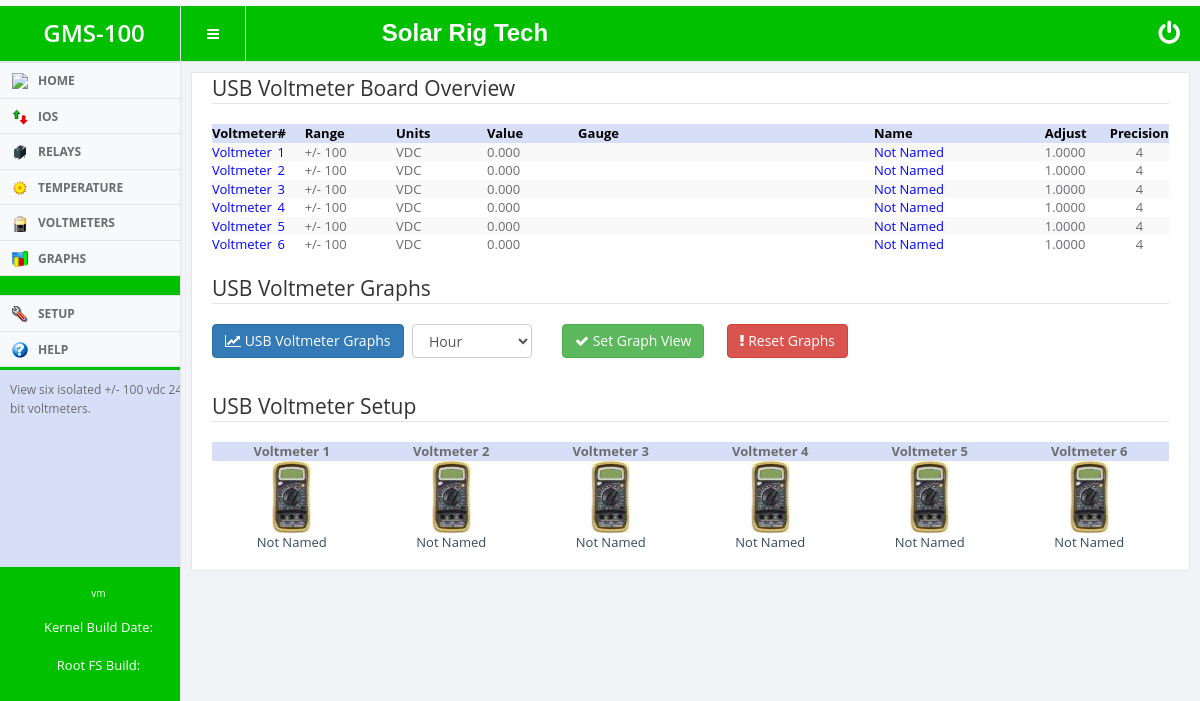
/webif/device_vdb.php, run on the app's committed database.
### tables this page shows
CREATE TABLE iso_voltmeters (id INTEGER PRIMARY KEY, name, notes, hi_t, lo_t, h_en, l_en, HI_alert_cmds, HI_N_alert_cmds, HI_script_cmds, HI_N_script_cmds, LO_alert_cmds, LO_N_alert_cmds, LO_script_cmds, LO_N_script_cmds, hi_flap, lo_flap, vmadj, per, mode, shunta, shuntmv, RunHiFile, RunHiNFile, RunLowFile, RunLowNFile, hi_t_min, lo_t_max, polling,watt_mode_enabled,watt_base_vm);

CREATE TABLE iso_global_graph_opts (timespan_view,graph_width,graph_height);

### webif/device_vdb.php (the view, shortened to what the rows shown need)
<?php
	include "lib.php";
	$dbh = new PDO('sqlite:/etc/rms100.db');
	$result  = $dbh->query("SELECT * FROM display_options;");
	foreach($result as $row)
	{
		$screen_animations = $row['screen_animations'];
	}
	$result  = $dbh->query("SELECT * FROM iso_voltmeters WHERE id='1';");
	foreach($result as $row)
		{
			$v1_name = $row['name'];
			$v1_notes = $row['notes'];
			$v1_vmadj = $row['vmadj'];
			$v1_per = $row['per'];
		}
	$result  = $dbh->query("SELECT * FROM iso_voltmeters WHERE id='2';");
	foreach($result as $row)
		{
			$v2_name = $row['name'];
			$v2_notes = $row['notes'];
			$v2_vmadj = $row['vmadj'];
			$v2_per = $row['per'];
		}
	$result  = $dbh->query("SELECT * FROM iso_voltmeters WHERE id='3';");
	foreach($result as $row)
		{
			$v3_name = $row['name'];
			$v3_notes = $row['notes'];
			$v3_vmadj = $row['vmadj'];
			$v3_per = $row['per'];
		}
	$result  = $dbh->query("SELECT * FROM iso_voltmeters WHERE id='4';");
	foreach($result as $row)
		{
			$v4_name = $row['name'];
			$v4_notes = $row['notes'];
			$v4_vmadj = $row['vmadj'];
			$v4_per = $row['per'];
		}
	$result  = $dbh->query("SELECT * FROM iso_voltmeters WHERE id='5';");
	foreach($result as $row)
		{
			$v5_name = $row['name'];
			$v5_notes = $row['notes'];
			$v5_vmadj = $row['vmadj'];
			$v5_per = $row['per'];
		}
	$result  = $dbh->query("SELECT * FROM iso_voltmeters WHERE id='6';");
	foreach($result as $row)
		{
			$v6_name = $row['name'];
			$v6_notes = $row['notes'];
			$v6_vmadj = $row['vmadj'];
			$v6_per = $row['per'];
		}
	$result  = $dbh->query("SELECT * FROM iso_global_graph_opts;");
	foreach($result as $row)
		{
			$timespan_view = $row['timespan_view'];
		}
?>
<!DOCTYPE html>
<html>
<head>
    <link rel="stylesheet" href="css/jquery-ui.min.css" />
    <link rel="stylesheet" href="css/fontawesome/css/font-awesome.css" />
    <link rel="stylesheet" href="css/animate.css" />
    <link rel="stylesheet" href="css/bootstrap.css" />
    <link rel="stylesheet" href="css/awesome-bootstrap-checkbox.css" />
    <link rel="stylesheet" href="css/sweetalert.css" />
    <link rel="stylesheet" href="css/ethertek.css">
</head>
<body class="fixed-navbar fixed-sidebar">
<div id="wrapper">
	<?php
		if($screen_animations == "CHECKED")
		{
			echo '<div class="content animate-panel" data-effect="fadeInRightBig">';
		}
		else
		{
			echo '<div class="content">';
		}
	?>
		<form name='USB Voltmeters' action='device_vdb.php' method='post' class="form-horizontal">
    	<fieldset>
    		<div class="row top-buffer">
    			<div class="col-sm-12">
    		  	<div class="hpanel">
    		      <div class="panel-body">
    		      	<div class="table-responsive">
    		        	<table width="100%" class="table-striped">
    		          	<thead>
    		            	<tr>
    		              	<th style="width:5%; background-color:#D6DFF7;"><span style="color:black">Voltmeter</span></th>
    		              	<th style="width:3%; background-color:#D6DFF7;"><span style="color:black">#</span></th>
    		              	<th style="width:10%; background-color:#D6DFF7;"><span style="color:black">Range</span></th>
    		              	<th style="width:10%; background-color:#D6DFF7;"><span style="color:black">Units</span></th>
    		              	<th style="width:10%; background-color:#D6DFF7;"><span style="color:black">Value</span></th>
    		              	<th style="width:32%; background-color:#D6DFF7;"><span style="color:black">Gauge</span></th>
    		              	<th style="width:20%; background-color:#D6DFF7;padding-left: 10px;"><span style="color:black">Name</span></th>
    		              	<th style="width:7%; background-color:#D6DFF7;"><span style="color:black">Adjust</span></th>
    		              	<th style="width:3%; background-color:#D6DFF7;"><span style="color:black">Precision</span></th>
    		            </thead>
    		            <tbody>
    		              <tr>
    		                <td	style="padding-left: 10px;"><a href="setup_voltmeter_board.php?vmsetup=1" onMouseOver="Tip('<?php echo $v1_notes; ?>',TITLE,'Voltmeter 1 - <?php echo $v1_name; ?>',TITLEBGCOLOR,'#000000',BGCOLOR,'#ffff33');" onMouseOut="UnTip();"><span style="color:blue;"><?php echo $v1_name; ?></span></a></td>
    		                <td><span><?php echo $v1_vmadj; ?></span></td>
    		                <td style="text-align:center;"><span><?php echo $v1_per; ?></span></td>
    		              </tr>
    		              <tr>
    		                <td	style="padding-left: 10px;"><a href="setup_voltmeter_board.php?vmsetup=2" onMouseOver="Tip('<?php echo $v2_notes; ?>',TITLE,'Voltmeter 2 - <?php echo $v2_name; ?>',TITLEBGCOLOR,'#000000',BGCOLOR,'#ffff33');" onMouseOut="UnTip();"><span style="color:blue;"><?php echo $v2_name; ?></span></a></td>
    		                <td><span><?php echo $v2_vmadj; ?></span></td>
    		                <td style="text-align:center;"><span><?php echo $v2_per; ?></span></td>
    		              </tr>
    		              <tr>
    		                <td	style="padding-left: 10px;"><a href="setup_voltmeter_board.php?vmsetup=3" onMouseOver="Tip('<?php echo $v3_notes; ?>',TITLE,'Voltmeter 3 - <?php echo $v3_name; ?>',TITLEBGCOLOR,'#000000',BGCOLOR,'#ffff33');" onMouseOut="UnTip();"><span style="color:blue;"><?php echo $v3_name; ?></span></a></td>
    		                <td><span><?php echo $v3_vmadj; ?></span></td>
    		                <td style="text-align:center;"><span><?php echo $v3_per; ?></span></td>
    		              </tr>
    		              <tr>
    		                <td	style="padding-left: 10px;"><a href="setup_voltmeter_board.php?vmsetup=4" onMouseOver="Tip('<?php echo $v4_notes; ?>',TITLE,'Voltmeter 4 - <?php echo $v4_name; ?>',TITLEBGCOLOR,'#000000',BGCOLOR,'#ffff33');" onMouseOut="UnTip();"><span style="color:blue;"><?php echo $v4_name; ?></span></a></td>
    		                <td><span><?php echo $v4_vmadj; ?></span></td>
    		                <td style="text-align:center;"><span><?php echo $v4_per; ?></span></td>
    		              </tr>
    		              <tr>
    		                <td	style="padding-left: 10px;"><a href="setup_voltmeter_board.php?vmsetup=5" onMouseOver="Tip('<?php echo $v5_notes; ?>',TITLE,'Voltmeter 5 - <?php echo $v5_name; ?>',TITLEBGCOLOR,'#000000',BGCOLOR,'#ffff33');" onMouseOut="UnTip();"><span style="color:blue;"><?php echo $v5_name; ?></span></a></td>
    		                <td><span><?php echo $v5_vmadj; ?></span></td>
    		                <td style="text-align:center;"><span><?php echo $v5_per; ?></span></td>
    		              </tr>
    		              <tr>
    		                <td	style="padding-left: 10px;"><a href="setup_voltmeter_board.php?vmsetup=6" onMouseOver="Tip('<?php echo $v6_notes; ?>',TITLE,'Voltmeter 6 - <?php echo $v6_name; ?>',TITLEBGCOLOR,'#000000',BGCOLOR,'#ffff33');" onMouseOut="UnTip();"><span style="color:blue;"><?php echo $v6_name; ?></span></a></td>
    		                <td><span><?php echo $v6_vmadj; ?></span></td>
    		                <td style="text-align:center;"><span><?php echo $v6_per; ?></span></td>
    		              </tr>
    		            </body>
    		    		<br>
    		    		<div class="form-group">
		        			<div class="col-sm-2" style="min-width:150px; max-width:150px">
		        				 <select class="form-control" id="timespan_view" name="timespan_view">
		        				 	<?php
		        				 		if($timespan_view == "hour")
		        				 		{
		        				 			echo '<option value="hour" selected>Hour</option>';
		        				 		}
		        				 		else
		        				 		{
		        				 			echo '<option value="hour">Hour</option>';
		        				 		}
		        				 	?>
  									</select>
		        			</div>
		        		</div>
    		    		<br>
    		    		<div class="table-responsive">
    		        	<table width="100%">
    		          	<thead>
    		            	<tr>
    		    						<th width='10%' style='text-align:center; background-color:#D6DFF7;'>Voltmeter 1</th><th width='10%' style='text-align:center; background-color:#D6DFF7;'>Voltmeter 2</th><th width='10%' style='text-align:center; background-color:#D6DFF7;'>Voltmeter 3</th>
												<th width='10%' style='text-align:center; background-color:#D6DFF7;'>Voltmeter 4</th><th width='10%' style='text-align:center; background-color:#D6DFF7;'>Voltmeter 5</th><th width='10%' style='text-align:center; background-color:#D6DFF7;'>Voltmeter 6</th>
    		    					</tr>
    		    				</thead>
    		            <tbody>
    		    					<tr>
    		    						<td style="text-align:center;color:blue"><a href="setup_voltmeter_board.php?vmsetup=1" onMouseOver="Tip('<?php echo $v1_notes; ?>',TITLE,'Voltmeter 1 - <?php echo $v1_name; ?>',TITLEBGCOLOR,'#000000',BGCOLOR,'#ffff33');" onMouseOut="UnTip();"><?php echo $v1_name; ?></a></td>
    		    						<td style="text-align:center;color:blue"><a href="setup_voltmeter_board.php?vmsetup=2" onMouseOver="Tip('<?php echo $v2_notes; ?>',TITLE,'Voltmeter 2 - <?php echo $v2_name; ?>',TITLEBGCOLOR,'#000000',BGCOLOR,'#ffff33');" onMouseOut="UnTip();"><?php echo $v2_name; ?></a></td>
    		    						<td style="text-align:center;color:blue"><a href="setup_voltmeter_board.php?vmsetup=3" onMouseOver="Tip('<?php echo $v3_notes; ?>',TITLE,'Voltmeter 3 - <?php echo $v3_name; ?>',TITLEBGCOLOR,'#000000',BGCOLOR,'#ffff33');" onMouseOut="UnTip();"><?php echo $v3_name; ?></a></td>
    		    						<td style="text-align:center;color:blue"><a href="setup_voltmeter_board.php?vmsetup=4" onMouseOver="Tip('<?php echo $v4_notes; ?>',TITLE,'Voltmeter 4 - <?php echo $v4_name; ?>',TITLEBGCOLOR,'#000000',BGCOLOR,'#ffff33');" onMouseOut="UnTip();"><?php echo $v4_name; ?></a></td>
    		    						<td style="text-align:center;color:blue"><a href="setup_voltmeter_board.php?vmsetup=5" onMouseOver="Tip('<?php echo $v5_notes; ?>',TITLE,'Voltmeter 5 - <?php echo $v5_name; ?>',TITLEBGCOLOR,'#000000',BGCOLOR,'#ffff33');" onMouseOut="UnTip();"><?php echo $v5_name; ?></a></td>
    		    						<td style="text-align:center;color:blue"><a href="setup_voltmeter_board.php?vmsetup=6" onMouseOver="Tip('<?php echo $v6_notes; ?>',TITLE,'Voltmeter 6 - <?php echo $v6_name; ?>',TITLEBGCOLOR,'#000000',BGCOLOR,'#ffff33');" onMouseOut="UnTip();"><?php echo $v6_name; ?></a></td>
    		    					</tr>
    		    				</tbody>
    		    			</table>
    		    		</div>
    		    		<br>
<?php
echo "</body>";
echo "</html>";
?>

### data on the page
iso_voltmeters: name "Not Named", vmadj "1.0000", per "4"
iso_voltmeters: name "Not Named", vmadj "1.0000", per "4"
iso_voltmeters: name "Not Named", vmadj "1.0000", per "4"
iso_voltmeters: name "Not Named", vmadj "1.0000", per "4"
iso_voltmeters: name "Not Named", vmadj "1.0000", per "4"
iso_voltmeters: name "Not Named", vmadj "1.0000", per "4"
iso_global_graph_opts: timespan_view "Hour"

### other printed values
$hostname "vm"
